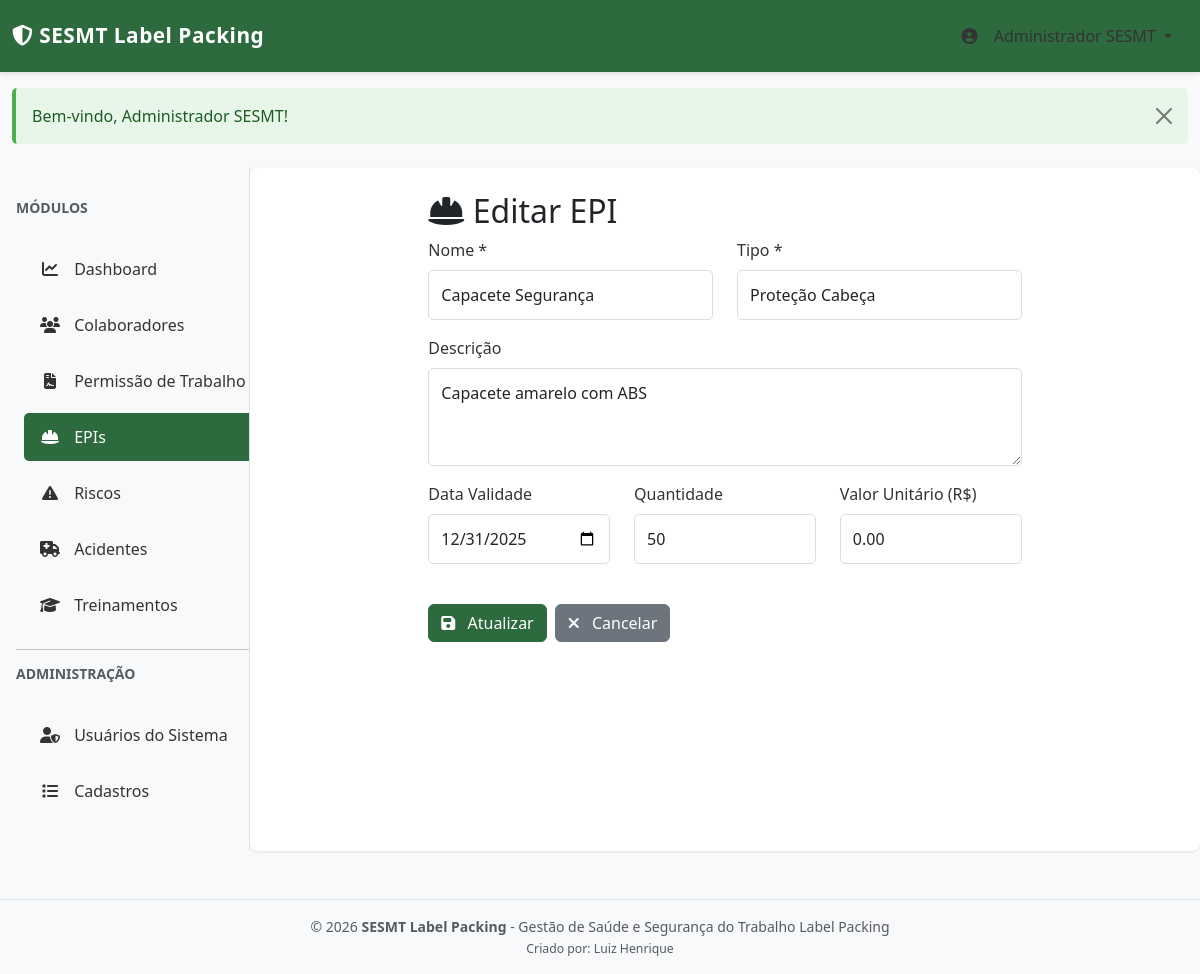
Page /index.php?page=epis&action=edit&id=1 (signed in) on the committed database.
### tables this page shows
CREATE TABLE IF NOT EXISTS epis (
    id INT PRIMARY KEY AUTO_INCREMENT,
    name VARCHAR(255) NOT NULL,
    type VARCHAR(255) NOT NULL,
    description TEXT,
    expiry_date DATE,
    quantity INT DEFAULT 0,
    unit_cost DECIMAL(10, 2),
    created_at TIMESTAMP DEFAULT CURRENT_TIMESTAMP,
    updated_at TIMESTAMP DEFAULT CURRENT_TIMESTAMP ON UPDATE CURRENT_TIMESTAMP,
    INDEX idx_type (type),
    INDEX idx_expiry_date (expiry_date)
);

### config/database.php (called while the page is built, shortened)
<?php
class Database {
    private static $instance = null;
    private $connection;
    private $host = 'localhost';
    private $db_name = 'sesmt_db';
    private $db_user = 'root';
    private $db_pass = '';
    private $charset = 'utf8mb4';
    private function connect() {
        try {
            $this->connection = new mysqli(
                $this->host,
                $this->db_user,
                $this->db_pass,
                $this->db_name
            );
            $this->connection->set_charset($this->charset);
        } catch (Exception $e) {
            die("Erro de conexão: " . $e->getMessage() .
                "<br><br>Verifique se o MySQL está rodando e se o banco 'sesmt_db' foi criado.<br>" .
                "Importe o arquivo database.sql via phpMyAdmin.");
        }
    }
    public static function getInstance() {
        if (self::$instance === null) {
            self::$instance = new self();
        }
        return self::$instance;
    }
    public function execute($query, $params = [], $types = '') {
        $stmt = $this->connection->prepare($query);
        if (!empty($params)) {
            $stmt->bind_param($types, ...$params);
        }
        if (!$stmt->execute()) {
            throw new Exception("Erro ao executar query: " . $stmt->error);
        }
        return $stmt;
    }
    public function fetchOne($query, $params = [], $types = '') {
        $stmt = $this->execute($query, $params, $types);
        $result = $stmt->get_result();
        $data = $result->fetch_assoc();
        return $data;
    }
}
?>

### models/EPI.php (called while the page is built, shortened)
<?php
class EPI {
    public function findById($id) {
        $query = "SELECT * FROM epis WHERE id = ? LIMIT 1";
        return Database::getInstance()->fetchOne($query, [$id], 'i');
    }
}
?>

### views/epis/form.php (the view, shortened to what this page needs)
<?php
$isEdit = isset($epi) && $epi;
$title = $isEdit ? 'Editar EPI' : 'Novo EPI';
$submitText = $isEdit ? 'Atualizar' : 'Criar';
$formAction = $isEdit ? 'update' : 'store';
?>
<div class="row">
    <div class="col-md-8 offset-md-2">
        <h2><i class="fas fa-hard-hat"></i> <?php echo $title; ?></h2>
        <form method="POST" action="<?php echo APP_URL; ?>/index.php?page=epis&action=<?php echo $formAction; ?>">
            <div class="row">
                <div class="col-md-6 mb-3">
                    <label for="name" class="form-label">Nome *</label>
                    <input type="text" class="form-control" id="name" name="name" required
                           value="<?php echo htmlspecialchars($epi['name'] ?? ''); ?>">
                </div>
                <div class="col-md-6 mb-3">
                    <label for="type" class="form-label">Tipo *</label>
                    <input type="text" class="form-control" id="type" name="type" required
                           value="<?php echo htmlspecialchars($epi['type'] ?? ''); ?>">
                </div>
            </div>
            <div class="mb-3">
                <label for="description" class="form-label">Descrição</label>
                <textarea class="form-control" id="description" name="description" rows="3"><?php echo htmlspecialchars($epi['description'] ?? ''); ?></textarea>
            </div>
            <div class="row">
                <div class="col-md-4 mb-3">
                    <label for="expiry_date" class="form-label">Data Validade</label>
                    <input type="date" class="form-control" id="expiry_date" name="expiry_date"
                           value="<?php echo isset($epi['expiry_date']) && $epi['expiry_date'] ? $epi['expiry_date'] : ''; ?>">
                </div>
                <div class="col-md-4 mb-3">
                    <label for="quantity" class="form-label">Quantidade</label>
                    <input type="number" class="form-control" id="quantity" name="quantity" min="0"
                           value="<?php echo $epi['quantity'] ?? 0; ?>">
                </div>
                <div class="col-md-4 mb-3">
                    <label for="unit_cost" class="form-label">Valor Unitário (R$)</label>
                    <input type="number" class="form-control" id="unit_cost" name="unit_cost" step="0.01" min="0"
                           value="<?php echo $epi['unit_cost'] ?? 0; ?>">
                </div>
            </div>
            <div class="d-flex gap-2 mt-4">
                <button type="submit" class="btn btn-primary" id="submitBtn">
                    <i class="fas fa-save"></i> <?php echo $submitText; ?>
                </button>
                <a href="<?php echo APP_URL; ?>/index.php?page=epis" class="btn btn-secondary">
                    <i class="fas fa-times"></i> Cancelar
                </a>
            </div>
        </form>
    </div>
</div>

### assets/css/style.css (style rules this page uses)
:root { --sesmt-green: #2d6a3e; --sesmt-red: #d32f2f; --sesmt-yellow: #f57c00; --sesmt-light: #f5f5f5; --sesmt-dark: #1a1a1a; }
body { background-color: #f8f9fa; font-family: 'Segoe UI', Tahoma, Geneva, Verdana, sans-serif; }
.btn-primary { background-color: var(--sesmt-green); border-color: var(--sesmt-green); }
.btn i { margin-right: 0.5rem; }
.form-control, .form-select { border-radius: 5px; border: 1px solid #ddd; padding: 0.75rem; }
.form-label { font-weight: 500; color: #333; margin-bottom: 0.5rem; }

### views/layouts/header.php (style rules this page uses)
:root { --sesmt-green: #2d6a3e; --sesmt-red: #d32f2f; --sesmt-light: #f5f5f5; }

### rows in the picture
epis: name "Capacete Segurança", type "Proteção Cabeça", description "Capacete amarelo com ABS", expiry_date "12/31/2025", quantity "50", unit_cost "0.00"

### other values in the picture
APP_NAME "SESMT Label Packing"
$user['name'] "Administrador SESMT"
$title "Editar EPI"
$submitText "Atualizar"
APP_CREATOR "Luiz Henrique"
